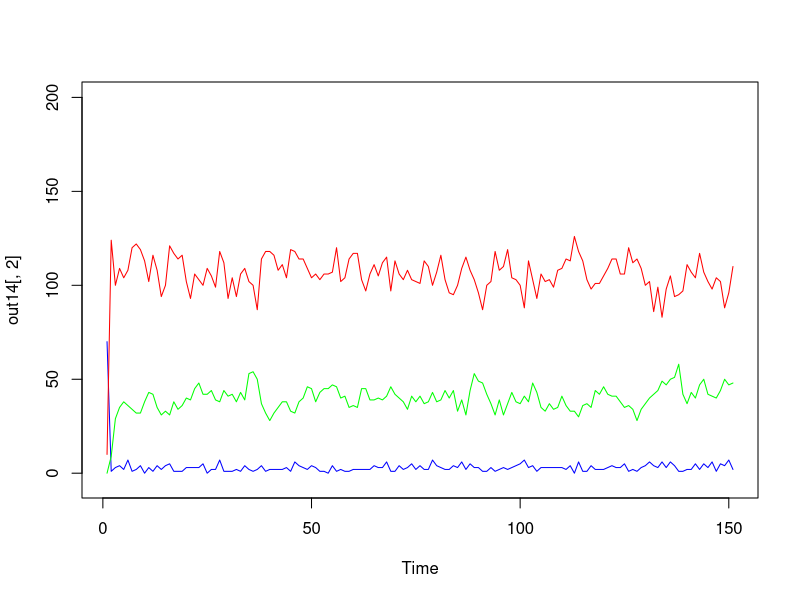
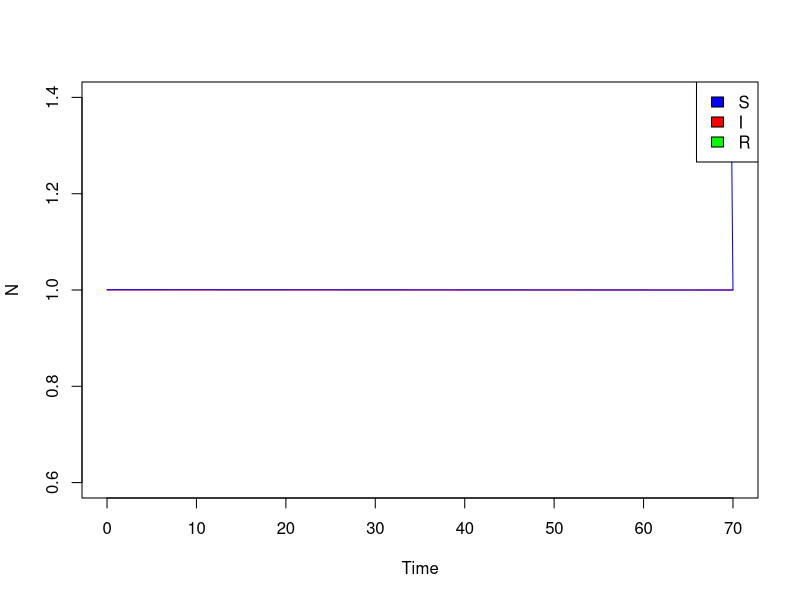

These charts were generated, in order, by the following R code: (Note: this script raises an error after producing the figures.)
### gillespie model with variation in gamma, no evolution

pick_individuals <- function(N0, traitmean, traitsd) {
  meanlog <- log(traitmean^2/sqrt(traitsd^2+traitmean^2))
  sdlog <- sqrt(log(traitsd^2/traitmean^2+1))
  return(rlnorm(N0, meanlog=meanlog, sdlog=sdlog))
}



gillespie.SIR.varG <- function(tmax, params, x, seed=floor(runif(1,1,1e5))) {
  set.seed(seed)
  beta = params["beta"]
  alpha = params["alpha"]
  gamma = params["gamma"]
  varG = params["varG"]
  b = params["b"]
  bs = params["bs"]
  d = params["d"]
  ds = params["ds"]
  
  S=x["S"]
  I=x["I"]
  R=x["R"]
  
  ## draw the traits of our infected individuals
  gamma_i <- pick_individuals(I, traitmean=gamma, traitsd=sqrt(varG))
  
  # start at time 0
  t <- 0 
  
  results <- vector(mode='list', length=100000)
  results[[1]] <- list(t, S, gamma_i, R) 
  
  ## row counter
  i <- 2
  
  #start algorithm
  while(t < tmax & length(gamma_i)>0 ){ 
    irate = beta*S*length(gamma_i)
    rrate = gamma_i
    brate <- (b - bs*(S+R+length(gamma_i))) * (S+R+length(gamma_i))
    drateS <-S*(d)
    drateI <-length(gamma_i)*(d+alpha)
    drateR <- R*(d)
    
    rates<-c(rrate,irate,brate,drateS,drateI,drateR)
    #print(rates)
    ## what time does the event happen?
    dt <- rexp(1, rate=sum(rates))
    
    ## update t 
    t <- t + dt
    
    ## "wheel of fortune"
    wheel <- cumsum(rates)/sum(rates)
    
    ## which event happens? Draw a random uniform to determine
    rand <- runif(1)
    
    ## if event==1, recovery
    ## if event==2, infection
    ## if event==3, birth
    ## if event==4, death of S
    ## if event==5, death of I
    ## if event==6, death of R
    
    #(rrate,irate,brate,drateS,drateI,drateR)
    event <- 1 + sum(rand > wheel) 
    if (event%in%1:length(gamma_i)){### recovery
      gamma_i <- gamma_i[-event]
      R <-R+1
    }
    
     else if(event==length(gamma_i)+1){ # infection
      S<- S-1
      # If you want to let things evolve, use these lines
      #this_gamma_r <- gamma_r[sample(1:length(gamma_r), 1)]
      #new_gamma_r <- pick_individuals(1, traitmean=this_gamma_r,traitsd=sqrt(varG))
      # If you don't want evolution, use this line
      new_gamma_i <- pick_individuals(1, traitmean=gamma, traitsd=sqrt(varG))
      gamma_i <- c(gamma_i, new_gamma_i)
    }
    else if (event==length(gamma_i)+2){ ### birth
      S <- S+1
    }
    else if (event==length(gamma_i)+3) { ### death of S
      S <- S-1
    }
    else if (event==length(gamma_i)+4) {### death of I (not caused by infection)
      gamma_i <- gamma_i[-sample(1:length(gamma_i),1)]
    }
    else    {   ### death of R
      R <- R-1
    }
    
    results[[i]] <- list(t, S,gamma_i , R)
    i <- i +1
    
  }  
  results <- results[1:(i-1)]
  ## simplify what you're storing so R doesn't crash because the datafiles are too big
  results <- data.frame(time=sapply(results, function(r) r[[1]]),
                        S=sapply(results, function(r) r[[2]]), 
                        I=sapply(results, function(r) length(r[[3]])),
                        R=sapply(results, function(r) r[[4]]))
  ## only keep the state of the system at times 0, 0.1, 0.2, ..., tmax-0.2, tmax-0.1, tmax
  results <- results[sapply(seq(0,tmax,1), function(t) min(which(results$time >= t))),]
  ## these two steps reduce the size of 'results' ~1000-fold
  
  return(results)
}



## output
x = c(S=70, I=10, R=0)
tmax <- 150
params4 = c(beta=.25, alpha=.15, gamma=.15, varG=1e-3, b=2, d=0.4, bs=0.01, ds=0.01)

out14 <- gillespie.SIR.varG(tmax, params4, x)

plot.ts(out14[,2], col="blue", ylim=c(-5, 200))
lines(out14[,3], col="red")
lines(out14[,4], col="green")

## plot S,I,R
plot(unlist(lapply(out14, function(y) y[[1]])), unlist(lapply(out14, function(y) length(y[[3]]))), col="red",
     type='l',lwd=1,xlab='Time', ylab="N") 
# plot number of susceptible
lines(unlist(lapply(out14, function(y) y[[1]])), unlist(lapply(out14, function(y) y[[2]])),col="blue", 
      type='l',lwd=1, xlab="Time", ylab="Number susceptible")
# plot number of recovered
lines(unlist(lapply(out14, function(y) y[[1]])), unlist(lapply(out14, function(y) y[[4]])), col="green",
      type='l',lwd=1, xlab="Time", ylab="Number recovered")
legend("topright",legend=c("S","I","R"),fill=c("blue","red","green"))




# run multiple times
seeds <- floor(runif(20,1,1e5)) # set seeds
library(parallel)
detectCores() # detect how many cores there are
mclapply(seeds,
         function(s) gillespie.SIR5(tmax, params4, x, s),
         mc.cores=4) -> out

## Compute number of individuals at times 0, 1, 2, ... 400
timeSeq <- 0:400
storeMatrix <- array(NA, dim=c(length(timeSeq),length(out)))
for (j in 1:length(out)) {
  o <- out[[j]]
  recordTimes <- lapply(o, function(o2) o2[[1]]) %>% unlist
  storeVector <- rep(0, length=length(timeSeq))
  listInds <- sapply(timeSeq, function(t) which(recordTimes >= t) %>% min)
  if (any(is.infinite(listInds)))
    listInds <- listInds[-which(is.infinite(listInds))] 
  storeVector[1:length(listInds)] <- sapply(listInds, function(i) mean(o[[i]][[3]])) ## number of infecteds
  storeMatrix[,j] <- storeVector
}

plot.new()
plot.window(xlim=c(0,400), ylim=c(0,2.3))
axis(1);axis(2);box('plot')
for (i in 1:ncol(storeMatrix)) lines(0:400, storeMatrix[,i], col=gray(0.4))
lines(0:400, apply(storeMatrix, 1, mean), col=2, lwd=2)

lapply(out, function(o) lapply(o, function(o2) o2[[1]]) %>% unlist)


#### output
plot(unlist(lapply(out14, function(y) y[[1]])), unlist(lapply(out14, function(y) length(y[[3]]))), col="red",
     type='l',lwd=1,xlab='Time', ylab="N") 
# plot number of susceptible
lines(unlist(lapply(out14, function(y) y[[1]])), unlist(lapply(out14, function(y) y[[2]])),col="blue", 
      type='l',lwd=1, xlab="Time", ylab="Number susceptible")
# plot number of recovered
lines(unlist(lapply(out14, function(y) y[[1]])), unlist(lapply(out14, function(y) y[[4]])), col="green",
      type='l',lwd=1, xlab="Time", ylab="Number recovered")
legend("topright",legend=c("S","I","R"),fill=c("blue","red","green"))
